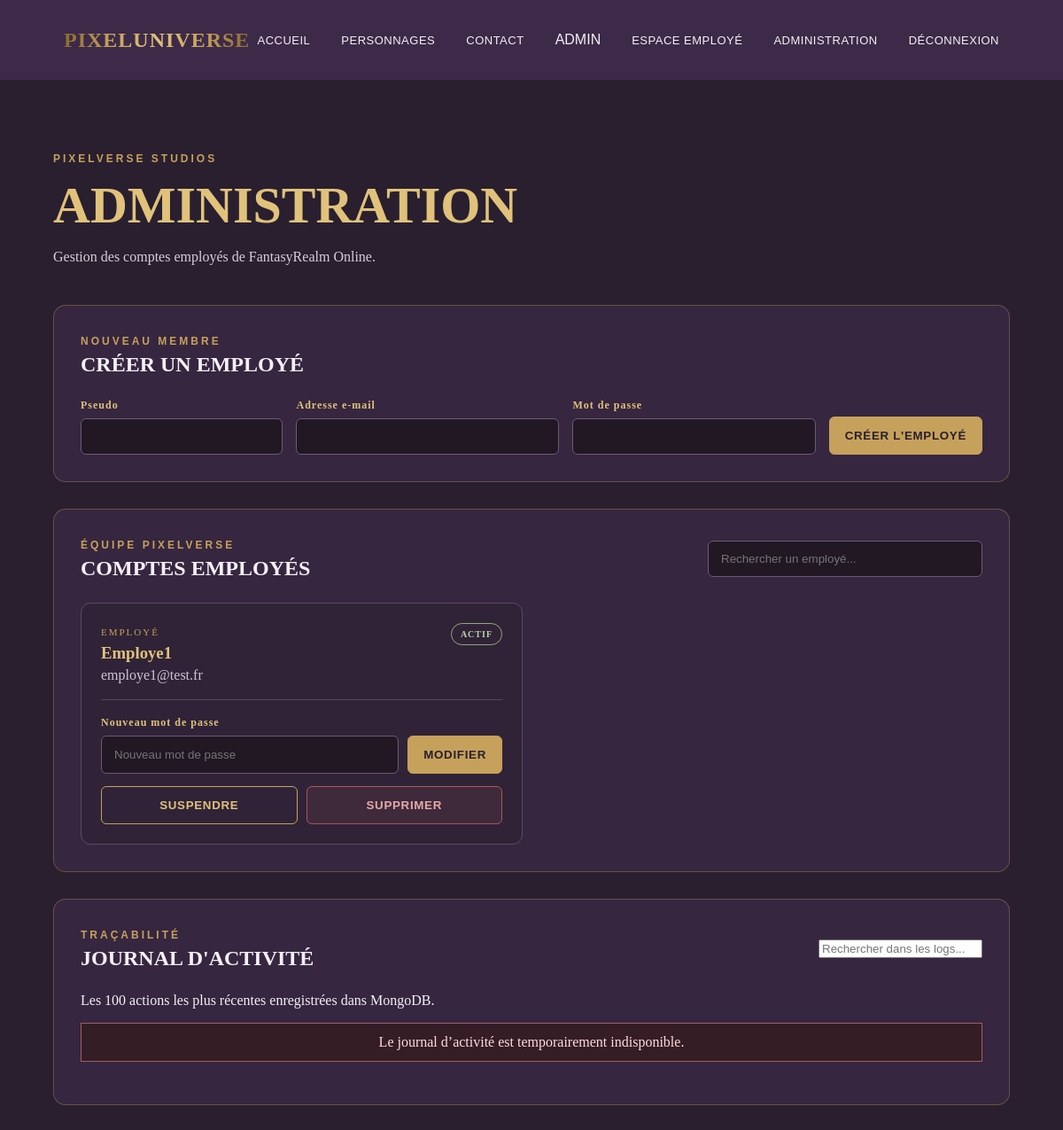
The page /administration.php (signed in) on the database as committed earlier.
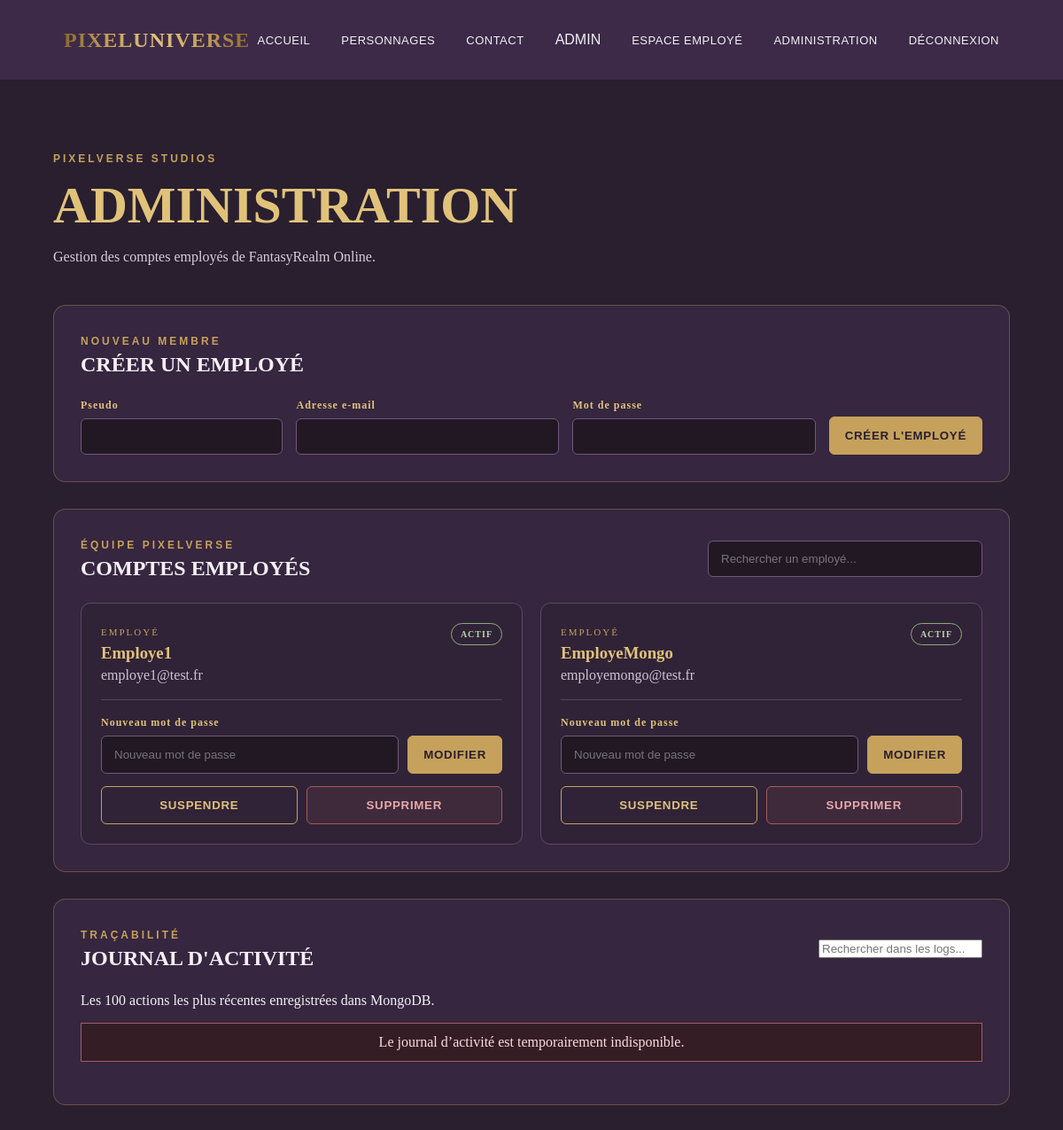
The same page on the database as committed later.
### tables this page shows
CREATE TABLE `utilisateurs` (
  `id` int(11) NOT NULL,
  `pseudo` varchar(50) NOT NULL,
  `email` varchar(255) NOT NULL,
  `mot_de_passe` varchar(255) NOT NULL,
  `role` varchar(20) NOT NULL DEFAULT 'utilisateur',
  `suspendu` tinyint(1) NOT NULL DEFAULT 0,
  `reset_token` varchar(64) DEFAULT NULL,
  `reset_token_expiration` datetime DEFAULT NULL
);

### administration.php (the view, shortened to what this page needs)
<?php
require_once 'config.php';
$requeteEmployes = $pdo->query(
    "SELECT id, pseudo, email, suspendu
     FROM utilisateurs
     WHERE role = 'employe'
     ORDER BY pseudo ASC"
);
$employes = $requeteEmployes->fetchAll(PDO::FETCH_ASSOC);
$logsAdministration = [];
$erreurLogs = '';
try {
    $managerMongo = new MongoDB\Driver\Manager('mongodb://localhost:27017');
    $optionsLogs = [
        'sort' => ['date' => -1],
        'limit' => 100
    ];
    $requeteLogs = new MongoDB\Driver\Query([], $optionsLogs);
    $curseurLogs = $managerMongo->executeQuery(
        'fantasyrealm_logs.logs',
        $requeteLogs
    );
    foreach ($curseurLogs as $log) {
        $logsAdministration[] = $log;
    }
} catch (Throwable $exception) {
    $erreurLogs = 'Le journal d’activité est temporairement indisponible.';
}
?>
<!DOCTYPE html>
<html lang="fr">
<head>
    <link
        rel="stylesheet"
        href="assets/CSS/style.css"
    >
</head>
<body class="administration-page">
<?php include 'navbar.php'; ?>
<main class="admin-dashboard">
    <section class="admin-heading">
        <p class="admin-small-title">
            PIXELVERSE STUDIOS
        </p>
        <h1>
            ADMINISTRATION
        </h1>
        <p>
            Gestion des comptes employés de FantasyRealm Online.
        </p>
    </section>
    <section class="admin-section">
        <div class="admin-section-title">
            <div>
                <span>NOUVEAU MEMBRE</span>
                <h2>CRÉER UN EMPLOYÉ</h2>
            </div>
        </div>
        <form
            method="POST"
            class="admin-create-form"
        >
            <div>
                <label for="pseudo">
                    Pseudo
                </label>
                <input
                    type="text"
                    id="pseudo"
                    name="pseudo"
                    maxlength="50"
                    required
                >
            </div>
            <div>
                <label for="email">
                    Adresse e-mail
                </label>
                <input
                    type="email"
                    id="email"
                    name="email"
                    required
                >
            </div>
            <div>
                <label for="mot_de_passe">
                    Mot de passe
                </label>
                <input
                    type="password"
                    id="mot_de_passe"
                    name="mot_de_passe"
                    minlength="8"
                    required
                >
            </div>
            <button
                type="submit"
                name="creer_employe"
            >
                CRÉER L'EMPLOYÉ
            </button>
        </form>
    </section>
    <section class="admin-section">
        <div class="admin-section-title">
            <div>
                <span>ÉQUIPE PIXELVERSE</span>
                <h2>COMPTES EMPLOYÉS</h2>
            </div>
            <input
                type="search"
                id="employee-search"
                placeholder="Rechercher un employé..."
            >
        </div>
        <div
            class="admin-employees"
            id="employee-list"
        >
            <?php foreach ($employes as $employe) { ?>
                <article
                    class="admin-employee-card"
                    data-search="<?php
                        echo htmlspecialchars(
                            mb_strtolower(
                                $employe['pseudo']
                                . ' '
                                . $employe['email']
                            )
                        );
                    ?>"
                >
                    <div class="admin-employee-info">
                        <div>
                            <span class="admin-role">
                                EMPLOYÉ
                            </span>
                            <h3>
                                <?php
                                echo htmlspecialchars(
                                    $employe['pseudo']
                                );
                                ?>
                            </h3>
                            <p>
                                <?php
                                echo htmlspecialchars(
                                    $employe['email']
                                );
                                ?>
                            </p>
                        </div>
                        <span class="<?php
                            echo (int) $employe['suspendu'] === 1
                                ? 'admin-status suspended'
                                : 'admin-status active';
                        ?>">
                            <?php
                            echo (int) $employe['suspendu'] === 1
                                ? 'SUSPENDU'
                                : 'ACTIF';
                            ?>
                        </span>
                    </div>
                    <div class="admin-employee-actions">
                        <form method="POST">
                            <label>
                                Nouveau mot de passe
                            </label>
                            <div class="admin-password-row">
                                <input
                                    type="password"
                                    name="nouveau_mot_de_passe"
                                    minlength="8"
                                    placeholder="Nouveau mot de passe"
                                    required
                                >
                                <button
                                    type="submit"
                                    name="modifier_mot_de_passe"
                                >
                                    MODIFIER
                                </button>
                            </div>
                        </form>
                        <div class="admin-action-row">
                            <form method="POST">
                                <button
                                    type="submit"
                                    name="changer_suspension"
                                    class="admin-secondary-button"
                                >
                                    <?php
                                    echo (int) $employe['suspendu'] === 1
                                        ? 'RÉACTIVER'
                                        : 'SUSPENDRE';
                                    ?>
                                </button>
                            </form>
                            <form
                                method="POST"
                                class="admin-delete-form"
                                data-employee="<?php
                                    echo htmlspecialchars(
                                        $employe['pseudo']
                                    );
                                ?>"
                            >
                                <button
                                    type="submit"
                                    name="supprimer_employe"
                                    class="admin-delete-button"
                                >
                                    SUPPRIMER
                                </button>
                            </form>
                        </div>
                    </div>
                </article>
            <?php } ?>
        </div>
    </section>
    <section class="admin-section admin-logs-section">
        <div class="admin-section-title">
            <div>
                <span>TRAÇABILITÉ</span>
                <h2>JOURNAL D'ACTIVITÉ</h2>
            </div>
            <input
                type="search"
                id="log-search"
                placeholder="Rechercher dans les logs..."
            >
        </div>
        <p class="admin-log-intro">
            Les 100 actions les plus récentes enregistrées dans MongoDB.
        </p>
        <?php if ($erreurLogs !== '') { ?>
            <div class="error-message">
                <?php echo htmlspecialchars($erreurLogs); ?>
            </div>
        <?php } elseif (count($logsAdministration) === 0) { ?>
            <p class="admin-empty">
                Aucune action enregistrée pour le moment.
            </p>
        <?php } ?>
    </section>
</main>
</body>
</html>

### navbar.php (shortened to what this page needs)
<header class="home-header">
    <a href="index.php" class="logo">
        PIXELUNIVERSE
    </a>
    <nav>
        <a href="index.php">
            ACCUEIL
        </a>
        <a href="personnages.php">
            PERSONNAGES
        </a>
        <a href="contact.php">
            CONTACT
        </a>
        <?php if (isset($_SESSION['user_id'])) { ?>
            <a
                href="profil.php?id=<?php echo $_SESSION['user_id']; ?>"
                class="user-name"
            >
                <?php echo htmlspecialchars($_SESSION['pseudo']); ?>
            </a>
            <?php if (
                isset($_SESSION['role']) &&
                (
                    $_SESSION['role'] === 'employe' ||
                    $_SESSION['role'] === 'admin'
                )
            ) { ?>
                <a href="validation-personnages.php">
                    ESPACE EMPLOYÉ
                </a>
            <?php } ?>
            <?php if (
                isset($_SESSION['role']) &&
                $_SESSION['role'] === 'admin'
            ) { ?>
                <a href="administration.php">
                    ADMINISTRATION
                </a>
            <?php } ?>
            <a href="deconnexion.php">
                DÉCONNEXION
            </a>
        <?php } else { ?>
            <a href="connexion.php">
                CONNEXION
            </a>
        <?php } ?>
    </nav>
</header>

Rows that differ between the two databases and show on the page:
added utilisateurs: pseudo "EmployeMongo", email "employemongo@test.fr", suspendu "ACTIF"
